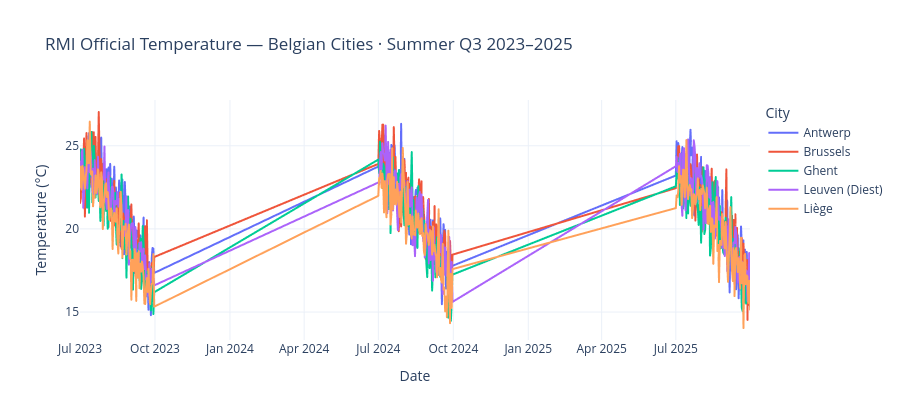

This figure's notebook cell:
### Code cell
# ── Visual 2: RMI temperature timeseries — Belgian cities comparison ──────────
rmi_daily = rmi_df.groupby(['date','city'])['value'].mean().reset_index()
# Show only Q3 months
rmi_q3 = rmi_daily[rmi_daily['date'].dt.month.isin([7,8,9])]

fig_rmi = px.line(
    rmi_q3, x='date', y='value', color='city',
    labels={'value': 'Temperature (°C)', 'date': 'Date', 'city': 'City'},
    title='RMI Official Temperature — Belgian Cities · Summer Q3 2023–2025',
    template='plotly_white', height=420
)
fig_rmi.show()

### Figure 1 — Plotly figure (JSON) as saved in the notebook; plotly's stock layout.template omitted (floating-point values rounded to 4 significant figures; data arrays with more than 128 entries replaced by an {"elided": "..."} marker saying what was removed)
{"data": [{"hovertemplate": "City=Antwerp<br>Date=%{x}<br>Temperature (°C)=%{y}<extra></extra>", "legendgroup": "Antwerp", "line": {"color": "#636efa", "dash": "solid"}, "marker": {"symbol": "circle"}, "mode": "lines", "name": "Antwerp", "showlegend": true, "type": "scattergl", "x": {"elided": "276 str values"}, "xaxis": "x", "y": {"elided": "276 float values"}, "yaxis": "y"}, {"hovertemplate": "City=Brussels<br>Date=%{x}<br>Temperature (°C)=%{y}<extra></extra>", "legendgroup": "Brussels", "line": {"color": "#EF553B", "dash": "solid"}, "marker": {"symbol": "circle"}, "mode": "lines", "name": "Brussels", "showlegend": true, "type": "scattergl", "x": {"elided": "276 str values"}, "xaxis": "x", "y": {"elided": "276 float values"}, "yaxis": "y"}, {"hovertemplate": "City=Ghent<br>Date=%{x}<br>Temperature (°C)=%{y}<extra></extra>", "legendgroup": "Ghent", "line": {"color": "#00cc96", "dash": "solid"}, "marker": {"symbol": "circle"}, "mode": "lines", "name": "Ghent", "showlegend": true, "type": "scattergl", "x": {"elided": "276 str values"}, "xaxis": "x", "y": {"elided": "276 float values"}, "yaxis": "y"}, {"hovertemplate": "City=Leuven (Diest)<br>Date=%{x}<br>Temperature (°C)=%{y}<extra></extra>", "legendgroup": "Leuven (Diest)", "line": {"color": "#ab63fa", "dash": "solid"}, "marker": {"symbol": "circle"}, "mode": "lines", "name": "Leuven (Diest)", "showlegend": true, "type": "scattergl", "x": {"elided": "276 str values"}, "xaxis": "x", "y": {"elided": "276 float values"}, "yaxis": "y"}, {"hovertemplate": "City=Liège<br>Date=%{x}<br>Temperature (°C)=%{y}<extra></extra>", "legendgroup": "Liège", "line": {"color": "#FFA15A", "dash": "solid"}, "marker": {"symbol": "circle"}, "mode": "lines", "name": "Liège", "showlegend": true, "type": "scattergl", "x": {"elided": "276 str values"}, "xaxis": "x", "y": {"elided": "276 float values"}, "yaxis": "y"}], "layout": {"height": 420, "legend": {"title": {"text": "City"}, "tracegroupgap": 0}, "title": {"text": "RMI Official Temperature — Belgian Cities · Summer Q3 2023–2025"}, "xaxis": {"anchor": "y", "domain": [0, 1], "title": {"text": "Date"}}, "yaxis": {"anchor": "x", "domain": [0, 1], "title": {"text": "Temperature (°C)"}}}}
